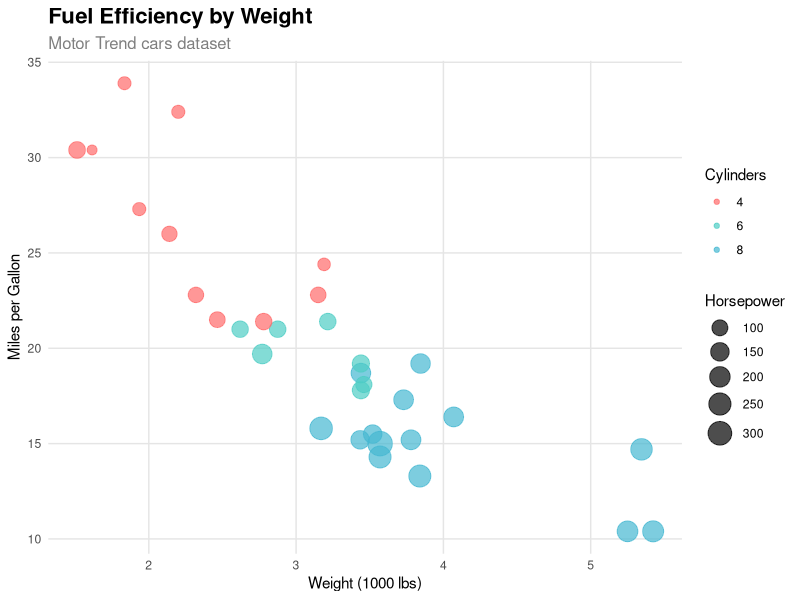

Generate this figure with R:
## ---- chunk 1
#| message: false
library(tidyverse)
## ---- chunk 2
ggplot(mtcars, aes(x = wt, y = mpg, color = factor(cyl), size = hp)) +
  geom_point(alpha = 0.7) +
  scale_color_manual(values = c("#FF6B6B", "#4ECDC4", "#45B7D1"),
                      name = "Cylinders") +
  scale_size_continuous(name = "Horsepower", range = c(3, 8)) +
  labs(title = "Fuel Efficiency by Weight",
       subtitle = "Motor Trend cars dataset",
       x = "Weight (1000 lbs)",
       y = "Miles per Gallon") +
  theme_minimal() +
  theme(plot.title = element_text(size = 16, face = "bold"),
        plot.subtitle = element_text(size = 12, color = "gray50"),
        panel.grid.major = element_line(color = "gray90"),
        panel.grid.minor = element_blank())
